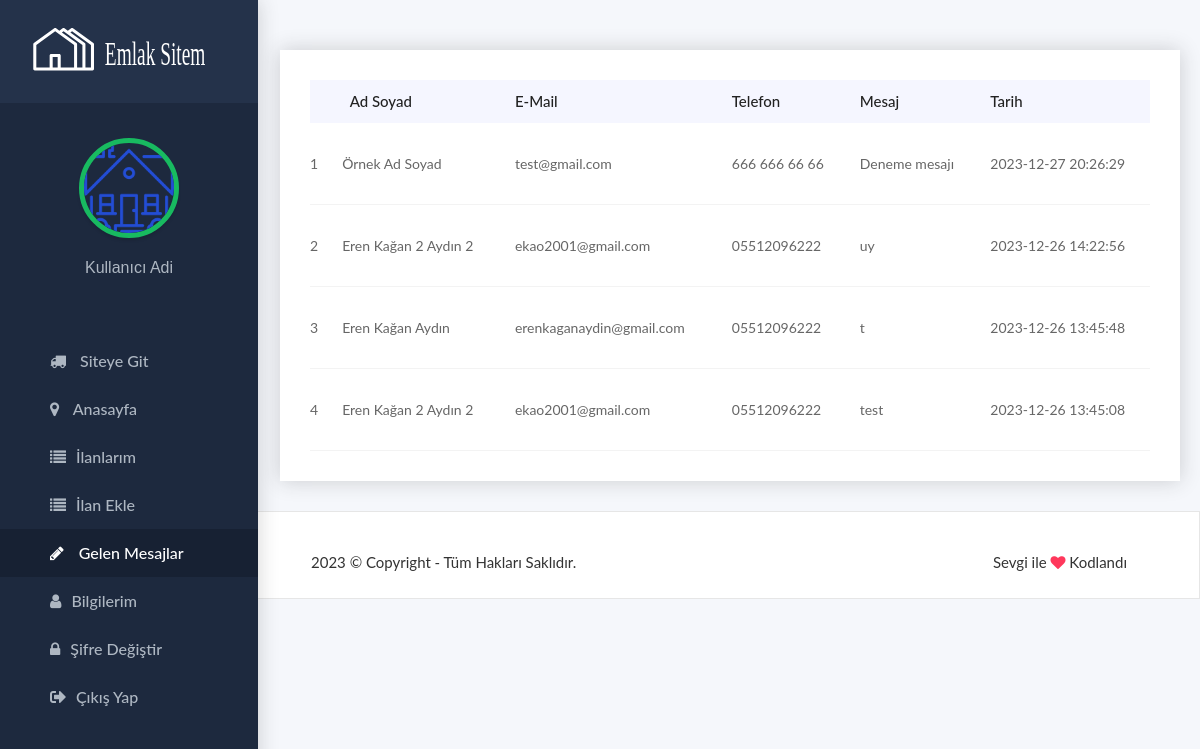
The app's page /gelen-mesajlar.php (signed in) with its own data.
### tables this page shows
CREATE TABLE `mesajlar` (
  `id` int(11) NOT NULL,
  `name` varchar(255) NOT NULL,
  `lastname` varchar(255) NOT NULL,
  `email` varchar(255) DEFAULT NULL,
  `telefon` varchar(20) DEFAULT NULL,
  `message` text DEFAULT NULL,
  `tarih` timestamp NOT NULL DEFAULT current_timestamp()
);

### gelen-mesajlar.php (the view)
<?php include "ortak/header.php";
include_once "php/sunucu-bilgileri.php";
try {
    $pdo = new PDO("mysql:host=$servername;dbname=$dbname", $username, $password);
    $pdo->setAttribute(PDO::ATTR_ERRMODE, PDO::ERRMODE_EXCEPTION);
} catch (PDOException $e) {
    die("Bağlantı hatası: " . $e->getMessage());
}
?>
<body class="maxw1600 m0a dashboard-bd">
<div id="wrapper" class="int_main_wraapper">
    <?php include "ortak/navbars.php"; ?>
    <div class="col-lg-9 col-md-12 col-xs-12 royal-add-property-area section_100 pl-0 user-dash2"
         style="padding-right: 0">
        <div class="my-properties">
            <table class="table-responsive">
                <thead>
                <tr>
                    <th class="pl-2"></th>
                    <th class="pl-2">Ad Soyad</th>
                    <th class="p-0">E-Mail</th>
                    <th>Telefon</th>
                    <th>Mesaj</th>
                    <th>Tarih</th>
                </tr>
                </thead>
                <tbody id="ilanlarr">
                <?php
                $sql = "SELECT * FROM mesajlar order by tarih desc";
                $stmt = $pdo->prepare($sql);
                $stmt->execute();
                $row = $stmt->fetchAll(PDO::FETCH_ASSOC);
                $sira = 1;
                foreach ($row as $item) {?>
                    <tr>
                        <td><?php echo $sira++; ?></td>
                        <td><?php echo $item['name']." ".$item['lastname']; ?></td>
                        <td><?php echo $item['email']; ?></td>
                        <td><?php echo $item['telefon']; ?></td>
                        <td><?php echo $item['message']; ?></td>
                        <td><?php echo $item['tarih']; ?></td>
                    </tr>
                    <?php
                }
                ?>
                </tbody>
            </table>
        </div>
    </div>
    <?php include "ortak/footer.php"; ?>

### records on screen
mesajlar: name "Örnek Ad", lastname "Soyad", email "test@gmail.com", telefon "666 666 66 66", message "Deneme mesajı", tarih "2023-12-27 20:26:29"
mesajlar: name "Eren Kağan 2", lastname "Aydın 2", email "ekao2001@gmail.com", telefon "05512096222", message "uy", tarih "2023-12-26 14:22:56"
mesajlar: name "Eren Kağan", lastname "Aydın", email "erenkaganaydin@gmail.com", telefon "05512096222", message "t", tarih "2023-12-26 13:45:48"
mesajlar: name "Eren Kağan 2", lastname "Aydın 2", email "ekao2001@gmail.com", telefon "05512096222", message "test", tarih "2023-12-26 13:45:08"

### other values on screen
$_SESSION['user_data']['AdSoyad'] "Kullanıcı Adi"
